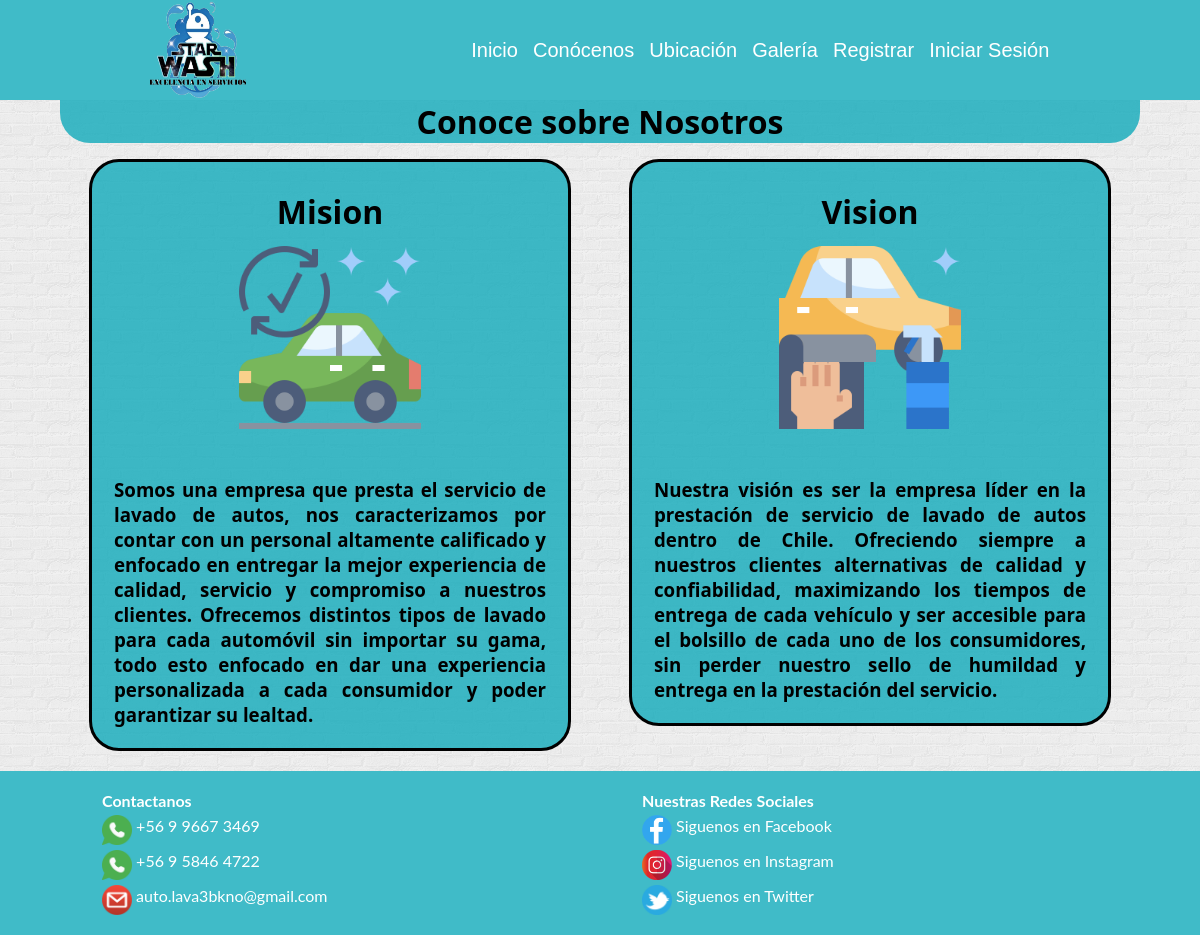
/conocenos/, run on an earlier commit of the app's database.
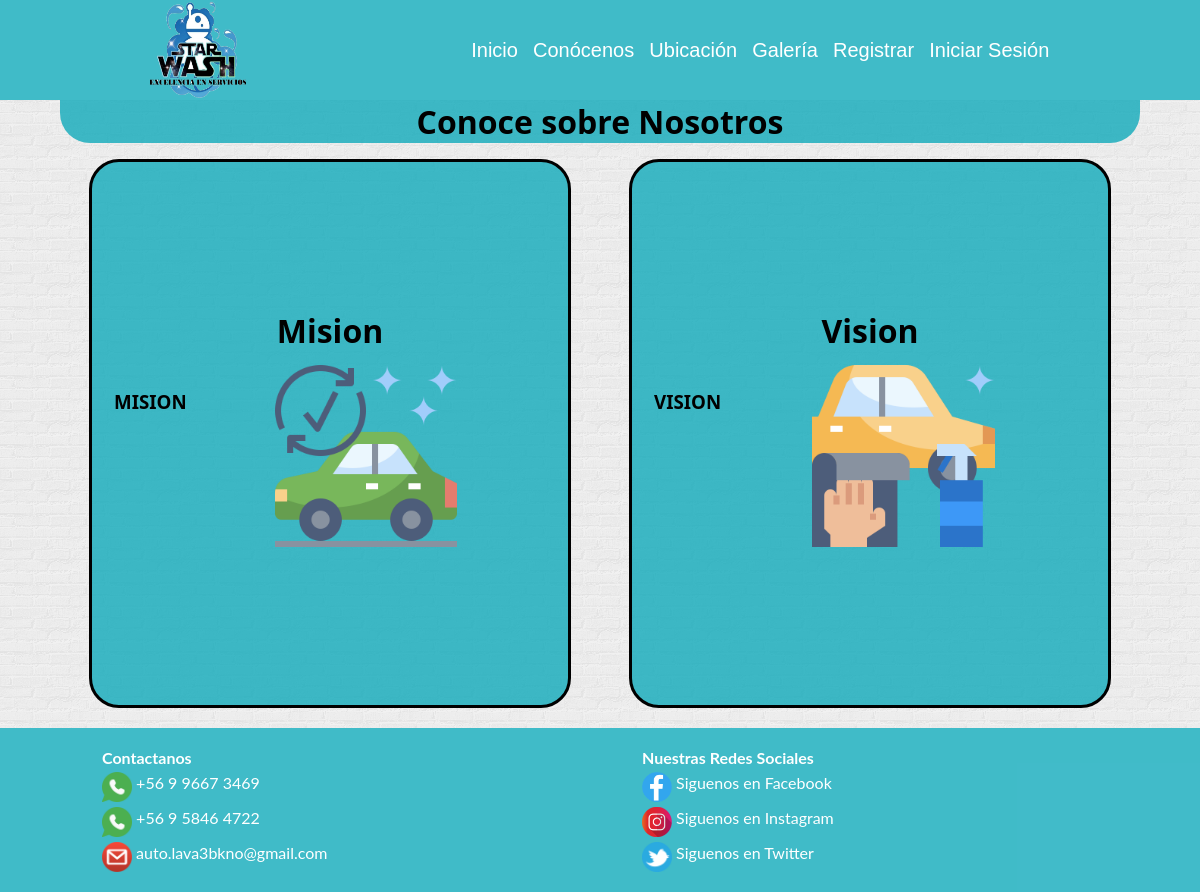
And on a later commit of the database.
### StarWash/models.py (models this page shows, shortened)
class MisionVision(models.Model):
    nombre=models.CharField(max_length=60,primary_key=True)
    mision = models.TextField()
    imagenMision=models.ImageField(upload_to='misionVision',null=True)
    vision = models.TextField()
    imagenVision=models.ImageField(upload_to='misionVision',null=True)

### StarWash/views.py (the view)
# urls.py: path('conocenos/',conocenos,name="CONOCENOS"),
def conocenos(request):
    myv = MisionVision.objects.all()
    return render(request,'web/conocenos.html',{'myv':myv})

### StarWash/templates/web/conocenos.html (shortened to what this page needs)
{% extends "web/base.html" %}
{% load static%}
{% block contenido %}
    <h1>Conoce sobre Nosotros</h1>
    {% for item in myv %}
    <div class="conocenos">
        <div class="mision">
            <h2>Mision</h2>
                        <img src="{{item.imagenMision.url}}" alt="">
            <h3>
                {{item.mision}}
            </h3>
        </div>
        <div class="vision">
            <h2>Vision</h2>
                        <img src="{{item.imagenVision.url}}" alt="">
            <h3>
                {{item.vision}}
            </h3>
        </div>
    </div>
    {% endfor %}
{% endblock contenido %}

What changed in the data, as far as the page shows it:
changed MisionVision: mision "Somos una empresa que presta el servicio de lavado de autos, nos caracterizamos por contar con un personal altamente calificado y enfocado en entregar la mejor experiencia de calidad, servicio y compromiso a nuestros clientes. Ofrecemos distintos tipos de lavado para cada automóvil sin importar su gama, todo esto enfocado en dar una experiencia personalizada a cada consumidor y poder garantizar su lealtad." → "MISION"; vision "Nuestra visión es ser la empresa líder en la prestación de servicio de lavado de autos dentro de Chile. Ofreciendo siempre a nuestros clientes alternativas de calidad y confiabilidad, maximizando los tiempos de entrega de cada vehículo y ser accesible para el bolsillo de cada uno de los consumidores, sin perder nuestro sello de humildad y entrega en la prestación del servicio." → "VISION"
